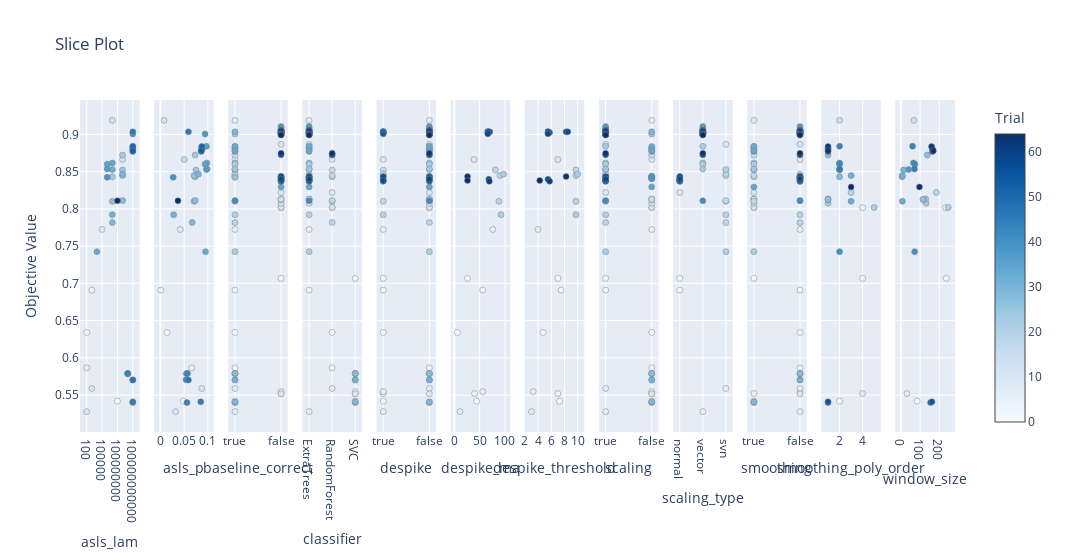

Notebook code cell kept with this figure:
### Code cell
plot_slice(study)

### Figure 1 — Plotly figure (JSON) as saved in the notebook; plotly's stock layout.template omitted (floating-point values rounded to 4 significant figures)
{"data": [{"marker": {"color": [0, 1, 4, 5, 8, 10, 11, 12, 14, 23, 24, 25, 26, 27, 28, 29, 30, 31, 32, 33, 34, 35, 36, 37, 38, 39, 40, 41, 42, 43, 44, 45, 46, 47, 48, 49, 50, 51, 52, 64], "colorbar": {"title": {"text": "Trial"}, "x": 1, "xpad": 40}, "colorscale": [[0, "rgb(247,251,255)"], [0.125, "rgb(222,235,247)"], [0.25, "rgb(198,219,239)"], [0.375, "rgb(158,202,225)"], [0.5, "rgb(107,174,214)"], [0.625, "rgb(66,146,198)"], [0.75, "rgb(33,113,181)"], [0.875, "rgb(8,81,156)"], [1, "rgb(8,48,107)"]], "line": {"color": "Grey", "width": 0.5}, "showscale": true}, "mode": "markers", "name": "Feasible Trial", "showlegend": false, "type": "scatter", "x": [100000000, 100, 1000, 100, 100000, 100, 1000, 10000000, 1000000000, 1000000000, 10000000, 1000000000, 1000000000, 10000000, 1000000000, 10000000, 1000000000, 10000000, 10000000, 10000, 10000000, 1000000, 100000000000, 1000000, 100000000000, 1000000, 10000000000, 10000000000, 100000000000, 10000000000, 100000000000, 100000000000, 100000000000, 100000000000, 100000000000, 100000000000, 100000000000, 100000000000, 100000000000, 100000000], "xaxis": "x", "y": [0.5419, 0.6342, 0.691, 0.5866, 0.7724, 0.5278, 0.559, 0.9189, 0.8663, 0.8722, 0.843, 0.8522, 0.8447, 0.8102, 0.8112, 0.7816, 0.8466, 0.7921, 0.8529, 0.7425, 0.8617, 0.8601, 0.8841, 0.8535, 0.9005, 0.8424, 0.5787, 0.579, 0.5705, 0.579, 0.5399, 0.5409, 0.9035, 0.5701, 0.8805, 0.8814, 0.8772, 0.8838, 0.8782, 0.8108], "yaxis": "y"}, {"marker": {"color": [0, 1, 4, 5, 8, 10, 11, 12, 14, 23, 24, 25, 26, 27, 28, 29, 30, 31, 32, 33, 34, 35, 36, 37, 38, 39, 40, 41, 42, 43, 44, 45, 46, 47, 48, 49, 50, 51, 52, 64], "colorbar": {"title": {"text": "Trial"}, "x": 1, "xpad": 40}, "colorscale": [[0, "rgb(247,251,255)"], [0.125, "rgb(222,235,247)"], [0.25, "rgb(198,219,239)"], [0.375, "rgb(158,202,225)"], [0.5, "rgb(107,174,214)"], [0.625, "rgb(66,146,198)"], [0.75, "rgb(33,113,181)"], [0.875, "rgb(8,81,156)"], [1, "rgb(8,48,107)"]], "line": {"color": "Grey", "width": 0.5}, "showscale": false}, "mode": "markers", "name": "Feasible Trial", "showlegend": false, "type": "scatter", "x": [0.048, 0.014, 0.001, 0.066, 0.042, 0.032, 0.087, 0.008, 0.05, 0.073, 0.073, 0.075, 0.071, 0.071, 0.073, 0.067, 0.08, 0.028, 0.097, 0.095, 0.098, 0.094, 0.097, 0.098, 0.094, 0.027, 0.055, 0.056, 0.054, 0.057, 0.056, 0.085, 0.059, 0.059, 0.088, 0.087, 0.086, 0.087, 0.086, 0.037], "xaxis": "x2", "y": [0.5419, 0.6342, 0.691, 0.5866, 0.7724, 0.5278, 0.559, 0.9189, 0.8663, 0.8722, 0.843, 0.8522, 0.8447, 0.8102, 0.8112, 0.7816, 0.8466, 0.7921, 0.8529, 0.7425, 0.8617, 0.8601, 0.8841, 0.8535, 0.9005, 0.8424, 0.5787, 0.579, 0.5705, 0.579, 0.5399, 0.5409, 0.9035, 0.5701, 0.8805, 0.8814, 0.8772, 0.8838, 0.8782, 0.8108], "yaxis": "y2"}, {"marker": {"color": [0, 1, 2, 3, 4, 5, 6, 7, 8, 9, 10, 11, 12, 13, 14, 15, 16, 17, 18, 19, 20, 21, 22, 23, 24, 25, 26, 27, 28, 29, 30, 31, 32, 33, 34, 35, 36, 37, 38, 39, 40, 41, 42, 43, 44, 45, 46, 47, 48, 49, 50, 51, 52, 53, 54, 55, 56, 57, 58, 59, 60, 61, 62, 63, 64, 65, 66, 67, 68, 69, 70, 71, 72, 73, 74, 75, 76, 77, 78, 79, 80, 81, 82, 83, 84, 85, 86, 87, 88, 89, 90, 91, 92, 93, 94, 95, 96, 97, 98, 99], "colorbar": {"title": {"text": "Trial"}, "x": 1, "xpad": 40}, "colorscale": [[0, "rgb(247,251,255)"], [0.125, "rgb(222,235,247)"], [0.25, "rgb(198,219,239)"], [0.375, "rgb(158,202,225)"], [0.5, "rgb(107,174,214)"], [0.625, "rgb(66,146,198)"], [0.75, "rgb(33,113,181)"], [0.875, "rgb(8,81,156)"], [1, "rgb(8,48,107)"]], "line": {"color": "Grey", "width": 0.5}, "showscale": false}, "mode": "markers", "name": "Feasible Trial", "showlegend": false, "type": "scatter", "x": [true, true, false, false, true, true, false, false, true, false, true, true, true, false, true, false, false, false, false, false, false, false, false, true, true, true, true, true, true, true, true, true, true, true, true, true, true, true, true, true, true, true, true, true, true, true, true, true, true, true, true, true, true, false, false, false, false, false, false, false, false, false, false, false, true, false, false, false, false, false, false, false, false, false, false, false, false, false, false, false, false, false, false, false, false, false, false, false, false, false, false, false, false, false, false, false, false, false, false, false], "xaxis": "x3", "y": [0.5419, 0.6342, 0.7067, 0.8016, 0.691, 0.5866, 0.5521, 0.8407, 0.7724, 0.5547, 0.5278, 0.559, 0.9189, 0.8427, 0.8663, 0.5517, 0.822, 0.8867, 0.802, 0.8076, 0.8135, 0.8122, 0.8128, 0.8722, 0.843, 0.8522, 0.8447, 0.8102, 0.8112, 0.7816, 0.8466, 0.7921, 0.8529, 0.7425, 0.8617, 0.8601, 0.8841, 0.8535, 0.9005, 0.8424, 0.5787, 0.579, 0.5705, 0.579, 0.5399, 0.5409, 0.9035, 0.5701, 0.8805, 0.8814, 0.8772, 0.8838, 0.8782, 0.8296, 0.8433, 0.9021, 0.9107, 0.908, 0.8417, 0.8404, 0.8437, 0.8995, 0.9057, 0.9058, 0.8108, 0.9031, 0.9005, 0.9005, 0.9031, 0.9021, 0.9038, 0.9057, 0.9015, 0.9002, 0.9051, 0.9018, 0.9025, 0.9038, 0.9025, 0.9035, 0.9035, 0.8397, 0.9008, 0.8371, 0.843, 0.8371, 0.8397, 0.8381, 0.8433, 0.8381, 0.8401, 0.9057, 0.8999, 0.9021, 0.9044, 0.9005, 0.8726, 0.8746, 0.9005, 0.8992], "yaxis": "y3"}, {"marker": {"color": [0, 1, 2, 3, 4, 5, 6, 7, 8, 9, 10, 11, 12, 13, 14, 15, 16, 17, 18, 19, 20, 21, 22, 23, 24, 25, 26, 27, 28, 29, 30, 31, 32, 33, 34, 35, 36, 37, 38, 39, 40, 41, 42, 43, 44, 45, 46, 47, 48, 49, 50, 51, 52, 53, 54, 55, 56, 57, 58, 59, 60, 61, 62, 63, 64, 65, 66, 67, 68, 69, 70, 71, 72, 73, 74, 75, 76, 77, 78, 79, 80, 81, 82, 83, 84, 85, 86, 87, 88, 89, 90, 91, 92, 93, 94, 95, 96, 97, 98, 99], "colorbar": {"title": {"text": "Trial"}, "x": 1, "xpad": 40}, "colorscale": [[0, "rgb(247,251,255)"], [0.125, "rgb(222,235,247)"], [0.25, "rgb(198,219,239)"], [0.375, "rgb(158,202,225)"], [0.5, "rgb(107,174,214)"], [0.625, "rgb(66,146,198)"], [0.75, "rgb(33,113,181)"], [0.875, "rgb(8,81,156)"], [1, "rgb(8,48,107)"]], "line": {"color": "Grey", "width": 0.5}, "showscale": false}, "mode": "markers", "name": "Feasible Trial", "showlegend": false, "type": "scatter", "x": ["SVC", "RandomForest", "SVC", "RandomForest", "ExtraTrees", "RandomForest", "SVC", "ExtraTrees", "ExtraTrees", "SVC", "ExtraTrees", "RandomForest", "ExtraTrees", "ExtraTrees", "RandomForest", "SVC", "RandomForest", "ExtraTrees", "RandomForest", "ExtraTrees", "ExtraTrees", "ExtraTrees", "ExtraTrees", "RandomForest", "RandomForest", "RandomForest", "RandomForest", "RandomForest", "RandomForest", "RandomForest", "ExtraTrees", "ExtraTrees", "ExtraTrees", "ExtraTrees", "ExtraTrees", "ExtraTrees", "ExtraTrees", "ExtraTrees", "ExtraTrees", "ExtraTrees", "SVC", "SVC", "SVC", "SVC", "SVC", "SVC", "ExtraTrees", "SVC", "ExtraTrees", "ExtraTrees", "ExtraTrees", "ExtraTrees", "ExtraTrees", "ExtraTrees", "ExtraTrees", "ExtraTrees", "ExtraTrees", "ExtraTrees", "ExtraTrees", "ExtraTrees", "ExtraTrees", "ExtraTrees", "ExtraTrees", "ExtraTrees", "ExtraTrees", "ExtraTrees", "ExtraTrees", "ExtraTrees", "ExtraTrees", "ExtraTrees", "ExtraTrees", "ExtraTrees", "ExtraTrees", "ExtraTrees", "ExtraTrees", "ExtraTrees", "ExtraTrees", "ExtraTrees", "ExtraTrees", "ExtraTrees", "ExtraTrees", "ExtraTrees", "ExtraTrees", "ExtraTrees", "ExtraTrees", "ExtraTrees", "ExtraTrees", "ExtraTrees", "ExtraTrees", "ExtraTrees", "ExtraTrees", "ExtraTrees", "ExtraTrees", "ExtraTrees", "ExtraTrees", "ExtraTrees", "RandomForest", "RandomForest", "ExtraTrees", "ExtraTrees"], "xaxis": "x4", "y": [0.5419, 0.6342, 0.7067, 0.8016, 0.691, 0.5866, 0.5521, 0.8407, 0.7724, 0.5547, 0.5278, 0.559, 0.9189, 0.8427, 0.8663, 0.5517, 0.822, 0.8867, 0.802, 0.8076, 0.8135, 0.8122, 0.8128, 0.8722, 0.843, 0.8522, 0.8447, 0.8102, 0.8112, 0.7816, 0.8466, 0.7921, 0.8529, 0.7425, 0.8617, 0.8601, 0.8841, 0.8535, 0.9005, 0.8424, 0.5787, 0.579, 0.5705, 0.579, 0.5399, 0.5409, 0.9035, 0.5701, 0.8805, 0.8814, 0.8772, 0.8838, 0.8782, 0.8296, 0.8433, 0.9021, 0.9107, 0.908, 0.8417, 0.8404, 0.8437, 0.8995, 0.9057, 0.9058, 0.8108, 0.9031, 0.9005, 0.9005, 0.9031, 0.9021, 0.9038, 0.9057, 0.9015, 0.9002, 0.9051, 0.9018, 0.9025, 0.9038, 0.9025, 0.9035, 0.9035, 0.8397, 0.9008, 0.8371, 0.843, 0.8371, 0.8397, 0.8381, 0.8433, 0.8381, 0.8401, 0.9057, 0.8999, 0.9021, 0.9044, 0.9005, 0.8726, 0.8746, 0.9005, 0.8992], "yaxis": "y4"}, {"marker": {"color": [0, 1, 2, 3, 4, 5, 6, 7, 8, 9, 10, 11, 12, 13, 14, 15, 16, 17, 18, 19, 20, 21, 22, 23, 24, 25, 26, 27, 28, 29, 30, 31, 32, 33, 34, 35, 36, 37, 38, 39, 40, 41, 42, 43, 44, 45, 46, 47, 48, 49, 50, 51, 52, 53, 54, 55, 56, 57, 58, 59, 60, 61, 62, 63, 64, 65, 66, 67, 68, 69, 70, 71, 72, 73, 74, 75, 76, 77, 78, 79, 80, 81, 82, 83, 84, 85, 86, 87, 88, 89, 90, 91, 92, 93, 94, 95, 96, 97, 98, 99], "colorbar": {"title": {"text": "Trial"}, "x": 1, "xpad": 40}, "colorscale": [[0, "rgb(247,251,255)"], [0.125, "rgb(222,235,247)"], [0.25, "rgb(198,219,239)"], [0.375, "rgb(158,202,225)"], [0.5, "rgb(107,174,214)"], [0.625, "rgb(66,146,198)"], [0.75, "rgb(33,113,181)"], [0.875, "rgb(8,81,156)"], [1, "rgb(8,48,107)"]], "line": {"color": "Grey", "width": 0.5}, "showscale": false}, "mode": "markers", "name": "Feasible Trial", "showlegend": false, "type": "scatter", "x": [true, true, true, false, true, false, true, false, true, true, true, false, false, false, true, false, false, false, false, false, false, false, false, false, false, true, true, true, false, false, true, true, false, false, false, false, false, false, false, false, false, false, false, false, false, false, false, false, false, false, false, false, false, false, false, false, false, false, false, false, false, false, false, false, false, false, false, false, false, false, false, false, false, false, false, true, true, true, false, true, true, true, true, true, false, false, false, false, true, true, false, false, false, false, false, false, false, false, false, false], "xaxis": "x5", "y": [0.5419, 0.6342, 0.7067, 0.8016, 0.691, 0.5866, 0.5521, 0.8407, 0.7724, 0.5547, 0.5278, 0.559, 0.9189, 0.8427, 0.8663, 0.5517, 0.822, 0.8867, 0.802, 0.8076, 0.8135, 0.8122, 0.8128, 0.8722, 0.843, 0.8522, 0.8447, 0.8102, 0.8112, 0.7816, 0.8466, 0.7921, 0.8529, 0.7425, 0.8617, 0.8601, 0.8841, 0.8535, 0.9005, 0.8424, 0.5787, 0.579, 0.5705, 0.579, 0.5399, 0.5409, 0.9035, 0.5701, 0.8805, 0.8814, 0.8772, 0.8838, 0.8782, 0.8296, 0.8433, 0.9021, 0.9107, 0.908, 0.8417, 0.8404, 0.8437, 0.8995, 0.9057, 0.9058, 0.8108, 0.9031, 0.9005, 0.9005, 0.9031, 0.9021, 0.9038, 0.9057, 0.9015, 0.9002, 0.9051, 0.9018, 0.9025, 0.9038, 0.9025, 0.9035, 0.9035, 0.8397, 0.9008, 0.8371, 0.843, 0.8371, 0.8397, 0.8381, 0.8433, 0.8381, 0.8401, 0.9057, 0.8999, 0.9021, 0.9044, 0.9005, 0.8726, 0.8746, 0.9005, 0.8992], "yaxis": "y5"}, {"marker": {"color": [0, 1, 2, 4, 6, 8, 9, 10, 14, 25, 26, 27, 30, 31, 75, 76, 77, 79, 80, 81, 82, 83, 88, 89], "colorbar": {"title": {"text": "Trial"}, "x": 1, "xpad": 40}, "colorscale": [[0, "rgb(247,251,255)"], [0.125, "rgb(222,235,247)"], [0.25, "rgb(198,219,239)"], [0.375, "rgb(158,202,225)"], [0.5, "rgb(107,174,214)"], [0.625, "rgb(66,146,198)"], [0.75, "rgb(33,113,181)"], [0.875, "rgb(8,81,156)"], [1, "rgb(8,48,107)"]], "line": {"color": "Grey", "width": 0.5}, "showscale": false}, "mode": "markers", "name": "Feasible Trial", "showlegend": false, "type": "scatter", "x": [44, 6, 26, 56, 40, 76, 56, 11, 39, 81, 90, 88, 97, 92, 67, 67, 66, 70, 67, 68, 66, 69, 26, 26], "xaxis": "x6", "y": [0.5419, 0.6342, 0.7067, 0.691, 0.5521, 0.7724, 0.5547, 0.5278, 0.8663, 0.8522, 0.8447, 0.8102, 0.8466, 0.7921, 0.9018, 0.9025, 0.9038, 0.9035, 0.9035, 0.8397, 0.9008, 0.8371, 0.8433, 0.8381], "yaxis": "y6"}, {"marker": {"color": [0, 1, 2, 4, 6, 8, 9, 10, 14, 25, 26, 27, 30, 31, 75, 76, 77, 79, 80, 81, 82, 83, 88, 89], "colorbar": {"title": {"text": "Trial"}, "x": 1, "xpad": 40}, "colorscale": [[0, "rgb(247,251,255)"], [0.125, "rgb(222,235,247)"], [0.25, "rgb(198,219,239)"], [0.375, "rgb(158,202,225)"], [0.5, "rgb(107,174,214)"], [0.625, "rgb(66,146,198)"], [0.75, "rgb(33,113,181)"], [0.875, "rgb(8,81,156)"], [1, "rgb(8,48,107)"]], "line": {"color": "Grey", "width": 0.5}, "showscale": false}, "mode": "markers", "name": "Feasible Trial", "showlegend": false, "type": "scatter", "x": [7.25, 4.75, 7, 7.5, 7, 4, 3.25, 3, 7, 9.75, 9.75, 9.75, 10, 9.75, 5.5, 5.75, 5.5, 8.25, 8.5, 5.5, 5.5, 5.75, 8.25, 4.25], "xaxis": "x7", "y": [0.5419, 0.6342, 0.7067, 0.691, 0.5521, 0.7724, 0.5547, 0.5278, 0.8663, 0.8522, 0.8447, 0.8102, 0.8466, 0.7921, 0.9018, 0.9025, 0.9038, 0.9035, 0.9035, 0.8397, 0.9008, 0.8371, 0.8433, 0.8381], "yaxis": "y7"}, {"marker": {"color": [0, 1, 2, 3, 4, 5, 6, 7, 8, 9, 10, 11, 12, 13, 14, 15, 16, 17, 18, 19, 20, 21, 22, 23, 24, 25, 26, 27, 28, 29, 30, 31, 32, 33, 34, 35, 36, 37, 38, 39, 40, 41, 42, 43, 44, 45, 46, 47, 48, 49, 50, 51, 52, 53, 54, 55, 56, 57, 58, 59, 60, 61, 62, 63, 64, 65, 66, 67, 68, 69, 70, 71, 72, 73, 74, 75, 76, 77, 78, 79, 80, 81, 82, 83, 84, 85, 86, 87, 88, 89, 90, 91, 92, 93, 94, 95, 96, 97, 98, 99], "colorbar": {"title": {"text": "Trial"}, "x": 1, "xpad": 40}, "colorscale": [[0, "rgb(247,251,255)"], [0.125, "rgb(222,235,247)"], [0.25, "rgb(198,219,239)"], [0.375, "rgb(158,202,225)"], [0.5, "rgb(107,174,214)"], [0.625, "rgb(66,146,198)"], [0.75, "rgb(33,113,181)"], [0.875, "rgb(8,81,156)"], [1, "rgb(8,48,107)"]], "line": {"color": "Grey", "width": 0.5}, "showscale": false}, "mode": "markers", "name": "Feasible Trial", "showlegend": false, "type": "scatter", "x": [false, false, true, false, true, false, false, false, false, false, true, true, false, false, false, false, true, true, false, false, false, false, false, false, false, true, true, true, true, true, true, true, true, true, true, true, true, true, false, false, false, false, false, false, false, false, false, false, false, false, false, false, false, false, false, true, true, true, false, false, false, true, true, true, true, true, true, true, true, true, true, true, true, true, true, true, true, true, true, true, true, true, true, true, true, true, true, true, true, true, true, true, true, true, true, true, true, true, true, true], "xaxis": "x8", "y": [0.5419, 0.6342, 0.7067, 0.8016, 0.691, 0.5866, 0.5521, 0.8407, 0.7724, 0.5547, 0.5278, 0.559, 0.9189, 0.8427, 0.8663, 0.5517, 0.822, 0.8867, 0.802, 0.8076, 0.8135, 0.8122, 0.8128, 0.8722, 0.843, 0.8522, 0.8447, 0.8102, 0.8112, 0.7816, 0.8466, 0.7921, 0.8529, 0.7425, 0.8617, 0.8601, 0.8841, 0.8535, 0.9005, 0.8424, 0.5787, 0.579, 0.5705, 0.579, 0.5399, 0.5409, 0.9035, 0.5701, 0.8805, 0.8814, 0.8772, 0.8838, 0.8782, 0.8296, 0.8433, 0.9021, 0.9107, 0.908, 0.8417, 0.8404, 0.8437, 0.8995, 0.9057, 0.9058, 0.8108, 0.9031, 0.9005, 0.9005, 0.9031, 0.9021, 0.9038, 0.9057, 0.9015, 0.9002, 0.9051, 0.9018, 0.9025, 0.9038, 0.9025, 0.9035, 0.9035, 0.8397, 0.9008, 0.8371, 0.843, 0.8371, 0.8397, 0.8381, 0.8433, 0.8381, 0.8401, 0.9057, 0.8999, 0.9021, 0.9044, 0.9005, 0.8726, 0.8746, 0.9005, 0.8992], "yaxis": "y8"}, {"marker": {"color": [2, 4, 10, 11, 16, 17, 25, 26, 27, 28, 29, 30, 31, 32, 33, 34, 35, 36, 37, 55, 56, 57, 61, 62, 63, 64, 65, 66, 67, 68, 69, 70, 71, 72, 73, 74, 75, 76, 77, 78, 79, 80, 81, 82, 83, 84, 85, 86, 87, 88, 89, 90, 91, 92, 93, 94, 95, 96, 97, 98, 99], "colorbar": {"title": {"text": "Trial"}, "x": 1, "xpad": 40}, "colorscale": [[0, "rgb(247,251,255)"], [0.125, "rgb(222,235,247)"], [0.25, "rgb(198,219,239)"], [0.375, "rgb(158,202,225)"], [0.5, "rgb(107,174,214)"], [0.625, "rgb(66,146,198)"], [0.75, "rgb(33,113,181)"], [0.875, "rgb(8,81,156)"], [1, "rgb(8,48,107)"]], "line": {"color": "Grey", "width": 0.5}, "showscale": false}, "mode": "markers", "name": "Feasible Trial", "showlegend": false, "type": "scatter", "x": ["normal", "normal", "vector", "svn", "normal", "svn", "svn", "svn", "svn", "svn", "svn", "svn", "svn", "svn", "svn", "vector", "vector", "vector", "vector", "vector", "vector", "vector", "vector", "vector", "vector", "vector", "vector", "vector", "vector", "vector", "vector", "vector", "vector", "vector", "vector", "vector", "vector", "vector", "vector", "vector", "vector", "vector", "normal", "vector", "normal", "normal", "normal", "normal", "normal", "normal", "normal", "normal", "vector", "vector", "vector", "vector", "vector", "vector", "vector", "vector", "vector"], "xaxis": "x9", "y": [0.7067, 0.691, 0.5278, 0.559, 0.822, 0.8867, 0.8522, 0.8447, 0.8102, 0.8112, 0.7816, 0.8466, 0.7921, 0.8529, 0.7425, 0.8617, 0.8601, 0.8841, 0.8535, 0.9021, 0.9107, 0.908, 0.8995, 0.9057, 0.9058, 0.8108, 0.9031, 0.9005, 0.9005, 0.9031, 0.9021, 0.9038, 0.9057, 0.9015, 0.9002, 0.9051, 0.9018, 0.9025, 0.9038, 0.9025, 0.9035, 0.9035, 0.8397, 0.9008, 0.8371, 0.843, 0.8371, 0.8397, 0.8381, 0.8433, 0.8381, 0.8401, 0.9057, 0.8999, 0.9021, 0.9044, 0.9005, 0.8726, 0.8746, 0.9005, 0.8992], "yaxis": "y9"}, {"marker": {"color": [0, 1, 2, 3, 4, 5, 6, 7, 8, 9, 10, 11, 12, 13, 14, 15, 16, 17, 18, 19, 20, 21, 22, 23, 24, 25, 26, 27, 28, 29, 30, 31, 32, 33, 34, 35, 36, 37, 38, 39, 40, 41, 42, 43, 44, 45, 46, 47, 48, 49, 50, 51, 52, 53, 54, 55, 56, 57, 58, 59, 60, 61, 62, 63, 64, 65, 66, 67, 68, 69, 70, 71, 72, 73, 74, 75, 76, 77, 78, 79, 80, 81, 82, 83, 84, 85, 86, 87, 88, 89, 90, 91, 92, 93, 94, 95, 96, 97, 98, 99], "colorbar": {"title": {"text": "Trial"}, "x": 1, "xpad": 40}, "colorscale": [[0, "rgb(247,251,255)"], [0.125, "rgb(222,235,247)"], [0.25, "rgb(198,219,239)"], [0.375, "rgb(158,202,225)"], [0.5, "rgb(107,174,214)"], [0.625, "rgb(66,146,198)"], [0.75, "rgb(33,113,181)"], [0.875, "rgb(8,81,156)"], [1, "rgb(8,48,107)"]], "line": {"color": "Grey", "width": 0.5}, "showscale": false}, "mode": "markers", "name": "Feasible Trial", "showlegend": false, "type": "scatter", "x": [true, false, true, true, false, false, true, false, false, false, false, false, true, false, false, false, true, false, true, true, true, true, true, true, true, true, true, true, false, false, false, false, true, true, true, true, true, true, false, false, false, false, false, false, true, true, false, false, true, true, true, true, true, true, false, false, false, false, false, false, false, false, false, false, false, false, false, false, false, false, false, false, false, false, false, false, false, false, false, false, false, false, false, false, false, false, false, false, false, false, false, false, false, false, false, false, false, false, false, false], "xaxis": "x10", "y": [0.5419, 0.6342, 0.7067, 0.8016, 0.691, 0.5866, 0.5521, 0.8407, 0.7724, 0.5547, 0.5278, 0.559, 0.9189, 0.8427, 0.8663, 0.5517, 0.822, 0.8867, 0.802, 0.8076, 0.8135, 0.8122, 0.8128, 0.8722, 0.843, 0.8522, 0.8447, 0.8102, 0.8112, 0.7816, 0.8466, 0.7921, 0.8529, 0.7425, 0.8617, 0.8601, 0.8841, 0.8535, 0.9005, 0.8424, 0.5787, 0.579, 0.5705, 0.579, 0.5399, 0.5409, 0.9035, 0.5701, 0.8805, 0.8814, 0.8772, 0.8838, 0.8782, 0.8296, 0.8433, 0.9021, 0.9107, 0.908, 0.8417, 0.8404, 0.8437, 0.8995, 0.9057, 0.9058, 0.8108, 0.9031, 0.9005, 0.9005, 0.9031, 0.9021, 0.9038, 0.9057, 0.9015, 0.9002, 0.9051, 0.9018, 0.9025, 0.9038, 0.9025, 0.9035, 0.9035, 0.8397, 0.9008, 0.8371, 0.843, 0.8371, 0.8397, 0.8381, 0.8433, 0.8381, 0.8401, 0.9057, 0.8999, 0.9021, 0.9044, 0.9005, 0.8726, 0.8746, 0.9005, 0.8992], "yaxis": "y10"}, {"marker": {"color": [0, 2, 3, 6, 12, 16, 18, 19, 20, 21, 22, 23, 24, 25, 26, 27, 32, 33, 34, 35, 36, 37, 44, 45, 48, 49, 50, 51, 52, 53], "colorbar": {"title": {"text": "Trial"}, "x": 1, "xpad": 40}, "colorscale": [[0, "rgb(247,251,255)"], [0.125, "rgb(222,235,247)"], [0.25, "rgb(198,219,239)"], [0.375, "rgb(158,202,225)"], [0.5, "rgb(107,174,214)"], [0.625, "rgb(66,146,198)"], [0.75, "rgb(33,113,181)"], [0.875, "rgb(8,81,156)"], [1, "rgb(8,48,107)"]], "line": {"color": "Grey", "width": 0.5}, "showscale": false}, "mode": "markers", "name": "Feasible Trial", "showlegend": false, "type": "scatter", "x": [2, 4, 4, 4, 2, 3, 5, 1, 1, 1, 1, 1, 2, 2, 3, 3, 2, 2, 2, 2, 2, 2, 1, 1, 1, 1, 1, 1, 1, 3], "xaxis": "x11", "y": [0.5419, 0.7067, 0.8016, 0.5521, 0.9189, 0.822, 0.802, 0.8076, 0.8135, 0.8122, 0.8128, 0.8722, 0.843, 0.8522, 0.8447, 0.8102, 0.8529, 0.7425, 0.8617, 0.8601, 0.8841, 0.8535, 0.5399, 0.5409, 0.8805, 0.8814, 0.8772, 0.8838, 0.8782, 0.8296], "yaxis": "y11"}, {"marker": {"color": [0, 2, 3, 6, 12, 16, 18, 19, 20, 21, 22, 23, 24, 25, 26, 27, 32, 33, 34, 35, 36, 37, 44, 45, 48, 49, 50, 51, 52, 53], "colorbar": {"title": {"text": "Trial"}, "x": 1, "xpad": 40}, "colorscale": [[0, "rgb(247,251,255)"], [0.125, "rgb(222,235,247)"], [0.25, "rgb(198,219,239)"], [0.375, "rgb(158,202,225)"], [0.5, "rgb(107,174,214)"], [0.625, "rgb(66,146,198)"], [0.75, "rgb(33,113,181)"], [0.875, "rgb(8,81,156)"], [1, "rgb(8,48,107)"]], "line": {"color": "Grey", "width": 0.5}, "showscale": false}, "mode": "markers", "name": "Feasible Trial", "showlegend": false, "type": "scatter", "x": [85, 237, 233, 32, 68, 185, 247, 132, 129, 118, 115, 138, 7, 14, 8, 8, 41, 72, 66, 73, 61, 71, 155, 162, 164, 163, 165, 160, 169, 97], "xaxis": "x12", "y": [0.5419, 0.7067, 0.8016, 0.5521, 0.9189, 0.822, 0.802, 0.8076, 0.8135, 0.8122, 0.8128, 0.8722, 0.843, 0.8522, 0.8447, 0.8102, 0.8529, 0.7425, 0.8617, 0.8601, 0.8841, 0.8535, 0.5399, 0.5409, 0.8805, 0.8814, 0.8772, 0.8838, 0.8782, 0.8296], "yaxis": "y12"}], "layout": {"title": {"text": "Slice Plot"}, "width": 3600, "xaxis": {"anchor": "y", "categoryarray": [100, 1000, 10000, 100000, 1000000, 10000000, 100000000, 1000000000, 10000000000, 100000000000], "categoryorder": "array", "domain": [0, 0.06806], "title": {"text": "asls_lam"}, "type": "category"}, "xaxis10": {"anchor": "y10", "categoryarray": [true, false], "categoryorder": "array", "domain": [0.7625, 0.8306], "title": {"text": "smoothing"}, "type": "category"}, "xaxis11": {"anchor": "y11", "domain": [0.8472, 0.9153], "title": {"text": "smoothing_poly_order"}}, "xaxis12": {"anchor": "y12", "domain": [0.9319, 1.0], "title": {"text": "window_size"}}, "xaxis2": {"anchor": "y2", "domain": [0.08472, 0.1528], "title": {"text": "asls_p"}}, "xaxis3": {"anchor": "y3", "categoryarray": [true, false], "categoryorder": "array", "domain": [0.1694, 0.2375], "title": {"text": "baseline_correct"}, "type": "category"}, "xaxis4": {"anchor": "y4", "categoryarray": ["ExtraTrees", "RandomForest", "SVC"], "categoryorder": "array", "domain": [0.2542, 0.3222], "title": {"text": "classifier"}, "type": "category"}, "xaxis5": {"anchor": "y5", "categoryarray": [true, false], "categoryorder": "array", "domain": [0.3389, 0.4069], "title": {"text": "despike"}, "type": "category"}, "xaxis6": {"anchor": "y6", "domain": [0.4236, 0.4917], "title": {"text": "despike_ma"}}, "xaxis7": {"anchor": "y7", "domain": [0.5083, 0.5764], "title": {"text": "despike_threshold"}}, "xaxis8": {"anchor": "y8", "categoryarray": [true, false], "categoryorder": "array", "domain": [0.5931, 0.6611], "title": {"text": "scaling"}, "type": "category"}, "xaxis9": {"anchor": "y9", "categoryarray": ["normal", "vector", "svn"], "categoryorder": "array", "domain": [0.6778, 0.7458], "title": {"text": "scaling_type"}, "type": "category"}, "yaxis": {"anchor": "x", "domain": [0, 1], "title": {"text": "Objective Value"}}, "yaxis10": {"anchor": "x10", "domain": [0, 1], "matches": "y", "showticklabels": false}, "yaxis11": {"anchor": "x11", "domain": [0, 1], "matches": "y", "showticklabels": false}, "yaxis12": {"anchor": "x12", "domain": [0, 1], "matches": "y", "showticklabels": false}, "yaxis2": {"anchor": "x2", "domain": [0, 1], "matches": "y", "showticklabels": false}, "yaxis3": {"anchor": "x3", "domain": [0, 1], "matches": "y", "showticklabels": false}, "yaxis4": {"anchor": "x4", "domain": [0, 1], "matches": "y", "showticklabels": false}, "yaxis5": {"anchor": "x5", "domain": [0, 1], "matches": "y", "showticklabels": false}, "yaxis6": {"anchor": "x6", "domain": [0, 1], "matches": "y", "showticklabels": false}, "yaxis7": {"anchor": "x7", "domain": [0, 1], "matches": "y", "showticklabels": false}, "yaxis8": {"anchor": "x8", "domain": [0, 1], "matches": "y", "showticklabels": false}, "yaxis9": {"anchor": "x9", "domain": [0, 1], "matches": "y", "showticklabels": false}}}
